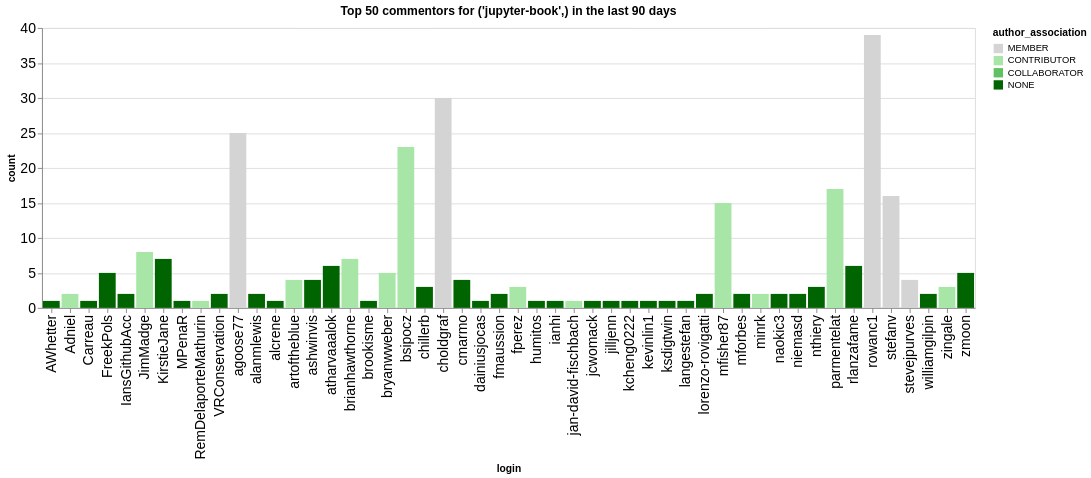

Notebook code cell kept with this figure:
### Code cell
n_plot = 50
charts = []
for ii, (iorg, idata) in enumerate(commentors.groupby(['org'])):
    title = f"Top {n_plot} commentors for {iorg} in the last {n_days} days"
    idata = idata.groupby('login', as_index=False).agg({'count': 'sum', 'author_association': 'first'})
    idata = idata.sort_values('count', ascending=False).head(n_plot)
    ch = alt.Chart(data=idata.head(n_plot), title=title).mark_bar().encode(
        x='login',
        y='count',
        color=alt.Color('author_association', scale=alt.Scale(domain=author_types, range=author_colors))
    )
    charts.append(ch)
alt.hconcat(*charts)

### Figure 1 — Vega-Lite specification as saved in the notebook (floating-point values rounded to 4 significant figures)
{"config": {"axisLeft": {"labelFontSize": 15}, "axisBottom": {"labelFontSize": 15}}, "hconcat": [{"mark": {"type": "bar"}, "encoding": {"color": {"field": "author_association", "scale": {"domain": ["MEMBER", "CONTRIBUTOR", "COLLABORATOR", "NONE"], "range": ["rgb(211.82745098039214, 211.82745098039214, 211.82745098039214)", "rgb(166.98562091503268, 229.89803921568628, 166.98562091503268)", "rgb(96.37647058823529, 192.75294117647059, 96.37647058823529)", "rgb(0.0, 100.3921568627451, 0.0)"]}, "type": "nominal"}, "x": {"field": "login", "type": "nominal"}, "y": {"field": "count", "type": "quantitative"}}, "title": "Top 50 commentors for ('jupyter-book',) in the last 90 days"}], "data": {"name": "data-f463b03d7ac4826a1ef8be4ccd34de58"}, "$schema": "https://vega.github.io/schema/vega-lite/v5.20.1.json", "datasets": {"data-f463b03d7ac4826a1ef8be4ccd34de58": [{"login": "rowanc1", "count": 39, "author_association": "MEMBER"}, {"login": "choldgraf", "count": 30, "author_association": "MEMBER"}, {"login": "agoose77", "count": 25, "author_association": "MEMBER"}, {"login": "bsipocz", "count": 23, "author_association": "CONTRIBUTOR"}, {"login": "parmentelat", "count": 17, "author_association": "CONTRIBUTOR"}, {"login": "stefanv", "count": 16, "author_association": "MEMBER"}, {"login": "mfisher87", "count": 15, "author_association": "CONTRIBUTOR"}, {"login": "JimMadge", "count": 8, "author_association": "CONTRIBUTOR"}, {"login": "KirstieJane", "count": 7, "author_association": "NONE"}, {"login": "brianhawthorne", "count": 7, "author_association": "CONTRIBUTOR"}, {"login": "atharvaaalok", "count": 6, "author_association": "NONE"}, {"login": "rlanzafame", "count": 6, "author_association": "NONE"}, {"login": "FreekPols", "count": 5, "author_association": "NONE"}, {"login": "zmoon", "count": 5, "author_association": "NONE"}, {"login": "bryanwweber", "count": 5, "author_association": "CONTRIBUTOR"}, {"login": "artoftheblue", "count": 4, "author_association": "CONTRIBUTOR"}, {"login": "stevejpurves", "count": 4, "author_association": "MEMBER"}, {"login": "ashwinvis", "count": 4, "author_association": "NONE"}, {"login": "cmarmo", "count": 4, "author_association": "NONE"}, {"login": "chillerb", "count": 3, "author_association": "NONE"}, {"login": "fperez", "count": 3, "author_association": "CONTRIBUTOR"}, {"login": "zingale", "count": 3, "author_association": "CONTRIBUTOR"}, {"login": "nthiery", "count": 3, "author_association": "NONE"}, {"login": "naokic3", "count": 2, "author_association": "NONE"}, {"login": "fmaussion", "count": 2, "author_association": "NONE"}, {"login": "Adniel", "count": 2, "author_association": "CONTRIBUTOR"}, {"login": "williamgilpin", "count": 2, "author_association": "NONE"}, {"login": "IansGithubAcc", "count": 2, "author_association": "NONE"}, {"login": "minrk", "count": 2, "author_association": "CONTRIBUTOR"}, {"login": "niemasd", "count": 2, "author_association": "NONE"}, {"login": "mforbes", "count": 2, "author_association": "NONE"}, {"login": "lorenzo-rovigatti", "count": 2, "author_association": "NONE"}, {"login": "alanmlewis", "count": 2, "author_association": "NONE"}, {"login": "VRConservation", "count": 2, "author_association": "NONE"}, {"login": "AWhetter", "count": 1, "author_association": "NONE"}, {"login": "Carreau", "count": 1, "author_association": "NONE"}, {"login": "ksdigtwin", "count": 1, "author_association": "NONE"}, {"login": "langestefan", "count": 1, "author_association": "NONE"}, {"login": "kcheng0222", "count": 1, "author_association": "NONE"}, {"login": "jilljenn", "count": 1, "author_association": "NONE"}, {"login": "jcwomack", "count": 1, "author_association": "NONE"}, {"login": "kevinlin1", "count": 1, "author_association": "NONE"}, {"login": "ianhi", "count": 1, "author_association": "NONE"}, {"login": "humitos", "count": 1, "author_association": "NONE"}, {"login": "dainiusjocas", "count": 1, "author_association": "NONE"}, {"login": "alcrene", "count": 1, "author_association": "NONE"}, {"login": "brookisme", "count": 1, "author_association": "NONE"}, {"login": "MPenaR", "count": 1, "author_association": "NONE"}, {"login": "RemDelaporteMathurin", "count": 1, "author_association": "CONTRIBUTOR"}, {"login": "jan-david-fischbach", "count": 1, "author_association": "CONTRIBUTOR"}]}}
